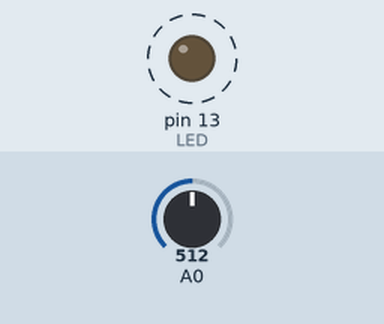
The sketch below on a simulated Arduino Uno, built with avr-gcc and run on an emulated ATmega328P. Parts: output pins drawn as LEDs (lit = HIGH). Dashed ring = blinking. The inputs (shaded band) are chosen by the test bench; at power-on: A0 = 512. What the sketch prints to the serial monitor is not drawn.

Above: at 1.3 s.
1.4 s: A0 set to 268
4.4 s: A0 set to 242
Timing chart, 0 to 12.0 s (numbered marks = the images above; inputs shaded):
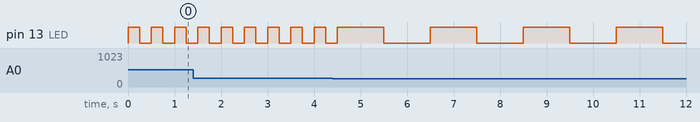

Measured:
- after the input at 4.4 s, pin 13 (LED): alternates HIGH for 1.0 s and LOW for 1.0 s, starting after 1.1 s
- by itself, pin 13 (LED): alternates HIGH for 0.25 s and LOW for 0.25 s

The sketch:

tmp.ino
```cpp
int LED = 13;
int PhotoRes = A0;
void setup() {
  // put your setup code here, to run once:
 pinMode(LED, OUTPUT);
 Serial.begin(9600);
}

void loop() {
  // put your main code here, to run repeatedly:
  int current = 0, previous = 0;
  int sw = 0;
   int valeur = analogRead(A0);
     Serial.println(valeur);

if (valeur >= 250) {
  current = 1;
}
if (current != previous && current == 1){
  sw = (sw + 1 ) % 2;
  previous = current ;
}
if (current != previous && current == 0){
  previous = current ;
}
if (sw == 1){
    digitalWrite(LED, HIGH);   // turn the LED on (HIGH is the voltage level)
  delay(250);                       // wait for a second
  digitalWrite(LED, LOW);    // turn the LED off by making the voltage LOW
  delay(250);
}
else{
  digitalWrite(LED, HIGH);   // turn the LED on (HIGH is the voltage level)
  delay(1000);                       // wait for a second
  digitalWrite(LED, LOW);    // turn the LED off by making the voltage LOW
  delay(1000);                       // wait for a second
}
}
```
